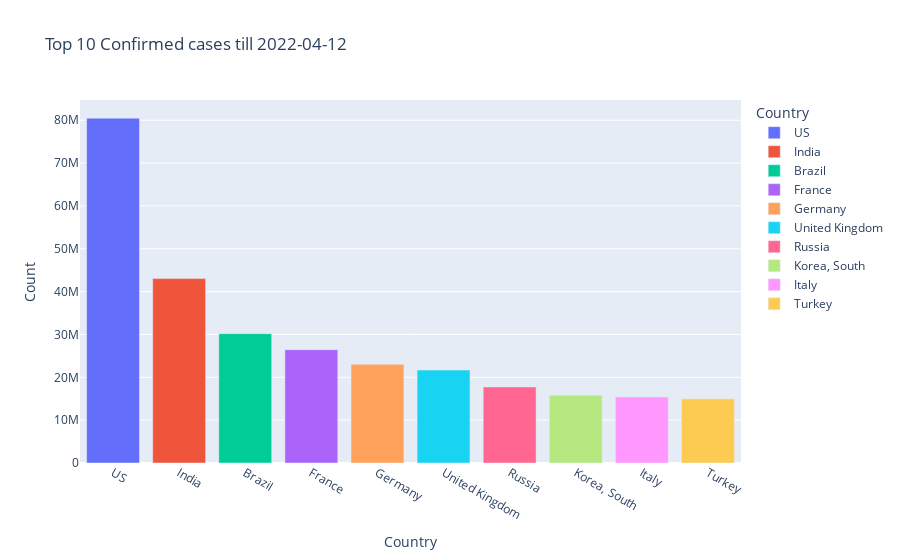

Here is the notebook cell this chart was saved with:
### Markdown cell above
#### Bar Graph of Top 10 Countries with the confirmed cases

### Code cell
date =max(Totaldata[Totaldata['Status']=='Confirmed'].index)
date = date.date()
px.bar(Top10CountriesConfirmed,x='Country',y='Count',color='Country',title='Top 10 Confirmed cases till '+str(date))

### Figure 1 — Plotly figure (JSON) as saved in the notebook; plotly's stock layout.template omitted (floating-point values rounded to 4 significant figures)
{"data": [{"alignmentgroup": "True", "hovertemplate": "Country=%{x}<br>Count=%{y}<extra></extra>", "legendgroup": "US", "marker": {"color": "#636efa", "pattern": {"shape": ""}}, "name": "US", "offsetgroup": "US", "orientation": "v", "showlegend": true, "textposition": "auto", "type": "bar", "x": ["US"], "xaxis": "x", "y": [80477797], "yaxis": "y"}, {"alignmentgroup": "True", "hovertemplate": "Country=%{x}<br>Count=%{y}<extra></extra>", "legendgroup": "India", "marker": {"color": "#EF553B", "pattern": {"shape": ""}}, "name": "India", "offsetgroup": "India", "orientation": "v", "showlegend": true, "textposition": "auto", "type": "bar", "x": ["India"], "xaxis": "x", "y": [43036928], "yaxis": "y"}, {"alignmentgroup": "True", "hovertemplate": "Country=%{x}<br>Count=%{y}<extra></extra>", "legendgroup": "Brazil", "marker": {"color": "#00cc96", "pattern": {"shape": ""}}, "name": "Brazil", "offsetgroup": "Brazil", "orientation": "v", "showlegend": true, "textposition": "auto", "type": "bar", "x": ["Brazil"], "xaxis": "x", "y": [30184286], "yaxis": "y"}, {"alignmentgroup": "True", "hovertemplate": "Country=%{x}<br>Count=%{y}<extra></extra>", "legendgroup": "France", "marker": {"color": "#ab63fa", "pattern": {"shape": ""}}, "name": "France", "offsetgroup": "France", "orientation": "v", "showlegend": true, "textposition": "auto", "type": "bar", "x": ["France"], "xaxis": "x", "y": [26447656], "yaxis": "y"}, {"alignmentgroup": "True", "hovertemplate": "Country=%{x}<br>Count=%{y}<extra></extra>", "legendgroup": "Germany", "marker": {"color": "#FFA15A", "pattern": {"shape": ""}}, "name": "Germany", "offsetgroup": "Germany", "orientation": "v", "showlegend": true, "textposition": "auto", "type": "bar", "x": ["Germany"], "xaxis": "x", "y": [23017079], "yaxis": "y"}, {"alignmentgroup": "True", "hovertemplate": "Country=%{x}<br>Count=%{y}<extra></extra>", "legendgroup": "United Kingdom", "marker": {"color": "#19d3f3", "pattern": {"shape": ""}}, "name": "United Kingdom", "offsetgroup": "United Kingdom", "orientation": "v", "showlegend": true, "textposition": "auto", "type": "bar", "x": ["United Kingdom"], "xaxis": "x", "y": [21679280], "yaxis": "y"}, {"alignmentgroup": "True", "hovertemplate": "Country=%{x}<br>Count=%{y}<extra></extra>", "legendgroup": "Russia", "marker": {"color": "#FF6692", "pattern": {"shape": ""}}, "name": "Russia", "offsetgroup": "Russia", "orientation": "v", "showlegend": true, "textposition": "auto", "type": "bar", "x": ["Russia"], "xaxis": "x", "y": [17756183], "yaxis": "y"}, {"alignmentgroup": "True", "hovertemplate": "Country=%{x}<br>Count=%{y}<extra></extra>", "legendgroup": "Korea, South", "marker": {"color": "#B6E880", "pattern": {"shape": ""}}, "name": "Korea, South", "offsetgroup": "Korea, South", "orientation": "v", "showlegend": true, "textposition": "auto", "type": "bar", "x": ["Korea, South"], "xaxis": "x", "y": [15830644], "yaxis": "y"}, {"alignmentgroup": "True", "hovertemplate": "Country=%{x}<br>Count=%{y}<extra></extra>", "legendgroup": "Italy", "marker": {"color": "#FF97FF", "pattern": {"shape": ""}}, "name": "Italy", "offsetgroup": "Italy", "orientation": "v", "showlegend": true, "textposition": "auto", "type": "bar", "x": ["Italy"], "xaxis": "x", "y": [15404809], "yaxis": "y"}, {"alignmentgroup": "True", "hovertemplate": "Country=%{x}<br>Count=%{y}<extra></extra>", "legendgroup": "Turkey", "marker": {"color": "#FECB52", "pattern": {"shape": ""}}, "name": "Turkey", "offsetgroup": "Turkey", "orientation": "v", "showlegend": true, "textposition": "auto", "type": "bar", "x": ["Turkey"], "xaxis": "x", "y": [14972502], "yaxis": "y"}], "layout": {"barmode": "relative", "legend": {"title": {"text": "Country"}, "tracegroupgap": 0}, "title": {"text": "Top 10 Confirmed cases till 2022-04-12"}, "xaxis": {"anchor": "y", "categoryarray": ["US", "India", "Brazil", "France", "Germany", "United Kingdom", "Russia", "Korea, South", "Italy", "Turkey"], "categoryorder": "array", "domain": [0, 1], "title": {"text": "Country"}}, "yaxis": {"anchor": "x", "domain": [0, 1], "title": {"text": "Count"}}}}
